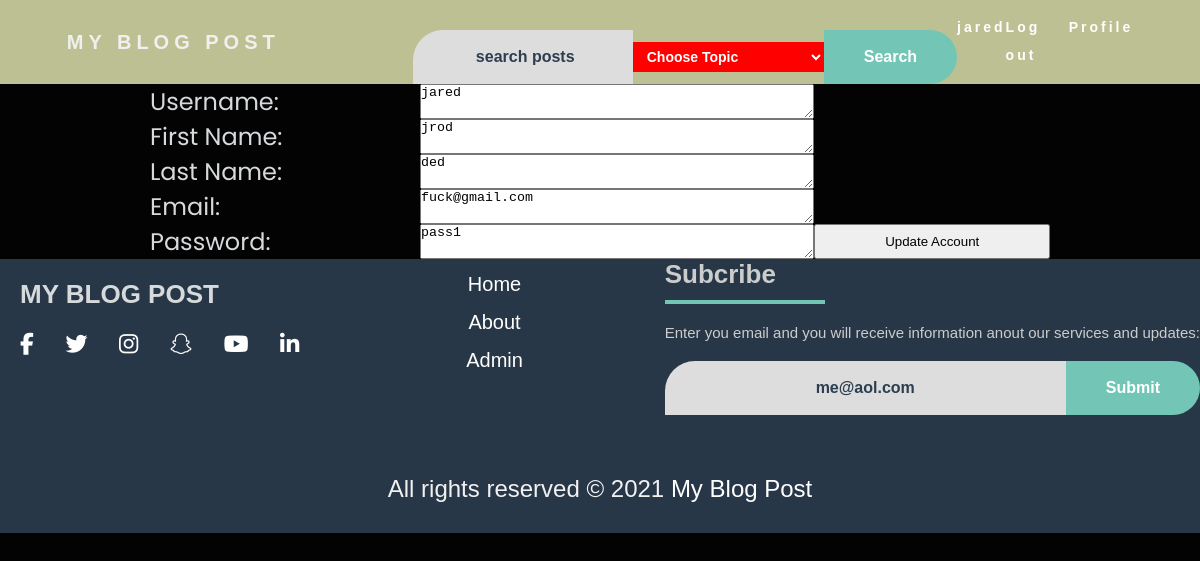
/editAccount.php (signed in), run on the app's committed database.
### tables this page shows
CREATE TABLE `users` (
  `username` varchar(15) NOT NULL,
  `pass` varchar(30) NOT NULL,
  `firstName` varchar(20) NOT NULL,
  `lastName` varchar(20) NOT NULL,
  `email` varchar(320) NOT NULL,
  `pic` blob NOT NULL,
  `disable` int(11) NOT NULL
);

### editAccount.php (the view, shortened to what this page needs)
<!DOCTYPE html>
<html>
<head>
    <link rel="stylesheet" href="css/reset.css">
    <link rel="stylesheet" href="css/main.css">
    <link rel="stylesheet" href="">
</head>
<body>
    <?php
    include 'header.php';
    if (isset($_SESSION['user'])) {
        $session_uname = $_SESSION['user'];
        $uname = "";
        $fname = "";
        $lname = "";
        $email = "";
        $pass = "";
        $sql = "SELECT * FROM users WHERE username=?";
        $rslt = $pdo->prepare($sql);
        $rslt->execute(array($session_uname));
        while ($row = $rslt->fetch()) {
            $uname = $row['username'];
            $fname = $row['firstName'];
            $lname = $row['lastName'];
            $email = $row['email'];
            $pass = $row['pass'];
        }
    ?>
        <form action="editAccount.php" method="post" class="main_wrapper_editAccount">
            <label for="uname">Username: </label>
            <textarea name="uname" id="uname" cols="30" rows="1"><?php echo $uname; ?></textarea>
            <br>
            <label for="fname">First Name: </label>
            <textarea name="fname" id="fname" cols="30" rows="1"><?php echo $fname; ?></textarea>
            <br>
            <label for="lname">Last Name: </label>
            <textarea name="lname" id="lname" cols="30" rows="1"><?php echo $lname; ?></textarea>
            <br>
            <label for="email">Email: </label>
            <textarea name="email" id="email" cols="30" rows="1"><?php echo $email; ?></textarea>
            <br>
            <label for="pass">Password: </label>
            <textarea name="pass" id="pass" cols="30" rows="1"><?php echo $pass; ?></textarea>
            <input type="submit" value="Update Account">
        </form>
    <?php
    } else {
        echo "<a href='login.php'>Must be logged in to edit account, click here to login</a>";
    }
    include 'footer.php';
    ?>
</body>
</html>

### css/main.css (style rules this page uses)
body { font-size: 150%; color: #d7dadc; background-color: #030303; }
.main_wrapper_editAccount { display: grid; grid-template-columns: auto auto auto; width: 75%; margin-left: auto; margin-right: auto; }

### css/header.css (style rules this page uses)
* { margin: 0px; padding: 0px; box-sizing: border-box; }

### css/footer.css (style rules this page uses)
* { margin: 0px; padding: 0px; box-sizing: border-box; }
body { font-family: 'Poppins', sans-serif; }

### data on the page
users: uname "jared", fname "jrod", lname "ded", email "fuck@gmail.com", pass "pass1"

### other printed values
$user "jared"
